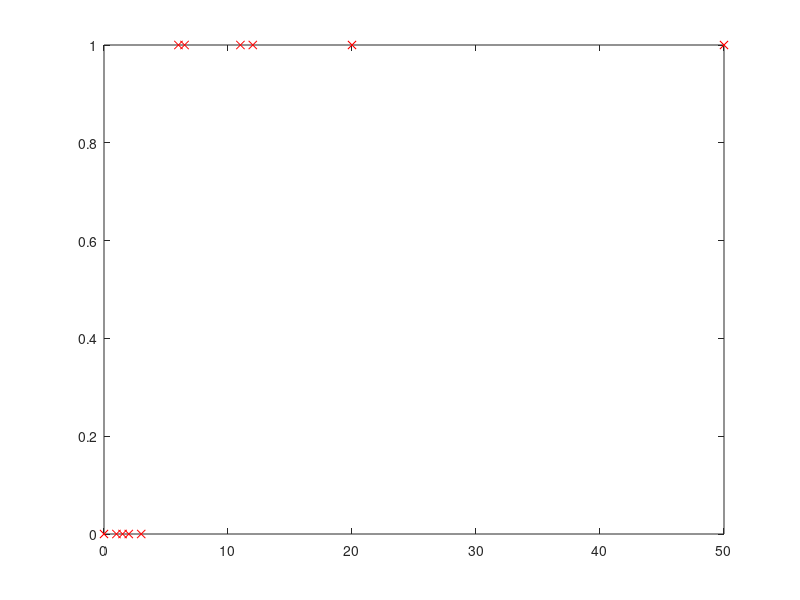

MATLAB code to generate this figure: (Note: this script raises an error after producing the figure.)
clear;
d = importdata('tumor_sizes.csv', ',');
x = d.data(:,1); # tumor_size 
y = d.data(:,2); # malign
m = length(x);

X = [ones(m,1), x]

# function [jVal, gradient] = costFunction(theta)
#   jVal =
#   gradient = [...code to compute derivative of J(theta)...];
# end
#
# options = optimset('GradObj', 'on', 'MaxIter', 100);
# initialTheta = zeros(2,1);
# [theta, functionVal, exitFlag] = fminunc(@costFunction, initialTheta, options);

# theta = [100;0.2];

plot(x, y, 'rx');
hold on;
plotLogisticFunction(x, theta);

# predict price

tumor_size = 3;
probability = [1, tumor_size ] * theta
plot(tumor_size, probability, 'bx', 'MarkerSize', 10);

grid;
hold off;
